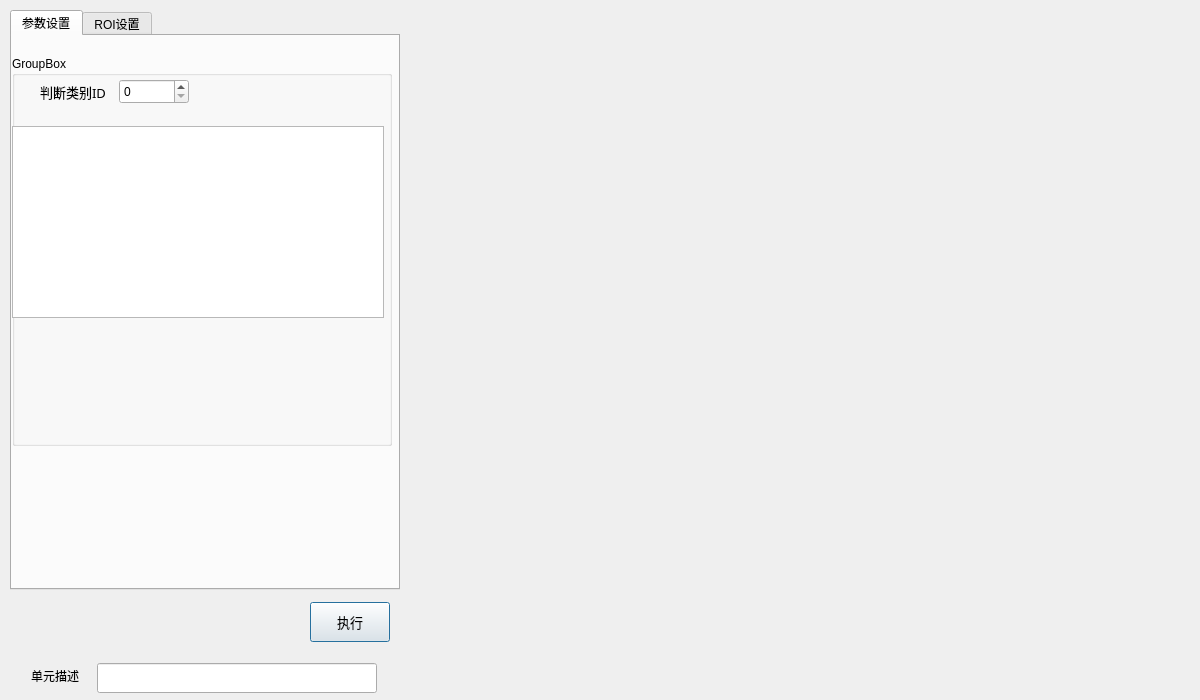
<?xml version="1.0" encoding="UTF-8"?>
<ui version="4.0">
 <class>FramResultStateJudgmentClass</class>
 <widget class="QDialog" name="FramResultStateJudgmentClass">
  <property name="geometry">
   <rect>
    <x>0</x>
    <y>0</y>
    <width>1200</width>
    <height>700</height>
   </rect>
  </property>
  <property name="minimumSize">
   <size>
    <width>1200</width>
    <height>700</height>
   </size>
  </property>
  <property name="maximumSize">
   <size>
    <width>1200</width>
    <height>700</height>
   </size>
  </property>
  <property name="windowTitle">
   <string>FramResultStateJudgment</string>
  </property>
  <widget class="QWidget" name="widgetImageShow" native="true">
   <property name="geometry">
    <rect>
     <x>400</x>
     <y>1</y>
     <width>800</width>
     <height>700</height>
    </rect>
   </property>
   <property name="minimumSize">
    <size>
     <width>800</width>
     <height>700</height>
    </size>
   </property>
   <property name="maximumSize">
    <size>
     <width>800</width>
     <height>700</height>
    </size>
   </property>
  </widget>
  <widget class="QWidget" name="widgetToolSet" native="true">
   <property name="geometry">
    <rect>
     <x>0</x>
     <y>10</y>
     <width>400</width>
     <height>700</height>
    </rect>
   </property>
   <property name="minimumSize">
    <size>
     <width>400</width>
     <height>700</height>
    </size>
   </property>
   <property name="maximumSize">
    <size>
     <width>400</width>
     <height>700</height>
    </size>
   </property>
   <widget class="QTabWidget" name="tabWidget">
    <property name="geometry">
     <rect>
      <x>10</x>
      <y>0</y>
      <width>390</width>
      <height>580</height>
     </rect>
    </property>
    <property name="minimumSize">
     <size>
      <width>390</width>
      <height>580</height>
     </size>
    </property>
    <property name="maximumSize">
     <size>
      <width>390</width>
      <height>580</height>
     </size>
    </property>
    <property name="currentIndex">
     <number>0</number>
    </property>
    <widget class="QWidget" name="widget_2">
     <attribute name="title">
      <string>参数设置</string>
     </attribute>
     <widget class="QGroupBox" name="groupBox_3">
      <property name="geometry">
       <rect>
        <x>0</x>
        <y>20</y>
        <width>380</width>
        <height>390</height>
       </rect>
      </property>
      <property name="minimumSize">
       <size>
        <width>380</width>
        <height>390</height>
       </size>
      </property>
      <property name="maximumSize">
       <size>
        <width>380</width>
        <height>390</height>
       </size>
      </property>
      <property name="title">
       <string>GroupBox</string>
      </property>
      <widget class="QWidget" name="layoutWidget_3">
       <property name="geometry">
        <rect>
         <x>10</x>
         <y>10</y>
         <width>361</width>
         <height>51</height>
        </rect>
       </property>
       <layout class="QHBoxLayout" name="horizontalLayout_4">
        <item>
         <widget class="QLabel" name="label">
          <property name="minimumSize">
           <size>
            <width>80</width>
            <height>30</height>
           </size>
          </property>
          <property name="maximumSize">
           <size>
            <width>80</width>
            <height>30</height>
           </size>
          </property>
          <property name="font">
           <font>
            <family>微软雅黑</family>
            <pointsize>10</pointsize>
           </font>
          </property>
          <property name="layoutDirection">
           <enum>Qt::LeftToRight</enum>
          </property>
          <property name="text">
           <string>判断类别ID</string>
          </property>
          <property name="alignment">
           <set>Qt::AlignCenter</set>
          </property>
         </widget>
        </item>
        <item>
         <widget class="QSpinBox" name="spinBoxJudgementClassId">
          <property name="minimumSize">
           <size>
            <width>70</width>
            <height>25</height>
           </size>
          </property>
          <property name="maximumSize">
           <size>
            <width>70</width>
            <height>25</height>
           </size>
          </property>
          <property name="value">
           <number>0</number>
          </property>
         </widget>
        </item>
        <item>
         <spacer name="horizontalSpacer_5">
          <property name="orientation">
           <enum>Qt::Horizontal</enum>
          </property>
          <property name="sizeHint" stdset="0">
           <size>
            <width>40</width>
            <height>20</height>
           </size>
          </property>
         </spacer>
        </item>
       </layout>
      </widget>
      <widget class="QListView" name="listView">
       <property name="geometry">
        <rect>
         <x>0</x>
         <y>70</y>
         <width>372</width>
         <height>192</height>
        </rect>
       </property>
      </widget>
     </widget>
    </widget>
    <widget class="QWidget" name="tab_2">
     <attribute name="title">
      <string>ROI设置</string>
     </attribute>
    </widget>
   </widget>
   <widget class="QWidget" name="widget" native="true">
    <property name="geometry">
     <rect>
      <x>10</x>
      <y>592</y>
      <width>380</width>
      <height>100</height>
     </rect>
    </property>
    <property name="minimumSize">
     <size>
      <width>380</width>
      <height>100</height>
     </size>
    </property>
    <property name="maximumSize">
     <size>
      <width>380</width>
      <height>100</height>
     </size>
    </property>
    <widget class="QWidget" name="horizontalLayoutWidget_2">
     <property name="geometry">
      <rect>
       <x>10</x>
       <y>50</y>
       <width>361</width>
       <height>41</height>
      </rect>
     </property>
     <layout class="QHBoxLayout" name="horizontalLayout_3">
      <item>
       <widget class="QLabel" name="label_3">
        <property name="sizePolicy">
         <sizepolicy hsizetype="Fixed" vsizetype="Fixed">
          <horstretch>0</horstretch>
          <verstretch>0</verstretch>
         </sizepolicy>
        </property>
        <property name="minimumSize">
         <size>
          <width>60</width>
          <height>25</height>
         </size>
        </property>
        <property name="maximumSize">
         <size>
          <width>60</width>
          <height>25</height>
         </size>
        </property>
        <property name="text">
         <string>单元描述</string>
        </property>
       </widget>
      </item>
      <item>
       <widget class="QLineEdit" name="txtDescribe">
        <property name="sizePolicy">
         <sizepolicy hsizetype="Fixed" vsizetype="Fixed">
          <horstretch>0</horstretch>
          <verstretch>0</verstretch>
         </sizepolicy>
        </property>
        <property name="minimumSize">
         <size>
          <width>280</width>
          <height>30</height>
         </size>
        </property>
        <property name="maximumSize">
         <size>
          <width>280</width>
          <height>30</height>
         </size>
        </property>
        <property name="font">
         <font>
          <family>微软雅黑</family>
          <pointsize>10</pointsize>
         </font>
        </property>
       </widget>
      </item>
     </layout>
    </widget>
    <widget class="QPushButton" name="pushButtonExecute">
     <property name="geometry">
      <rect>
       <x>300</x>
       <y>0</y>
       <width>80</width>
       <height>40</height>
      </rect>
     </property>
     <property name="minimumSize">
      <size>
       <width>80</width>
       <height>40</height>
      </size>
     </property>
     <property name="maximumSize">
      <size>
       <width>80</width>
       <height>40</height>
      </size>
     </property>
     <property name="font">
      <font>
       <family>微软雅黑</family>
       <pointsize>10</pointsize>
      </font>
     </property>
     <property name="text">
      <string>执行</string>
     </property>
    </widget>
   </widget>
  </widget>
 </widget>
 <layoutdefault spacing="6" margin="11"/>
 <resources>
  <include location="FramResultStateJudgment.qrc"/>
 </resources>
 <connections/>
</ui>
